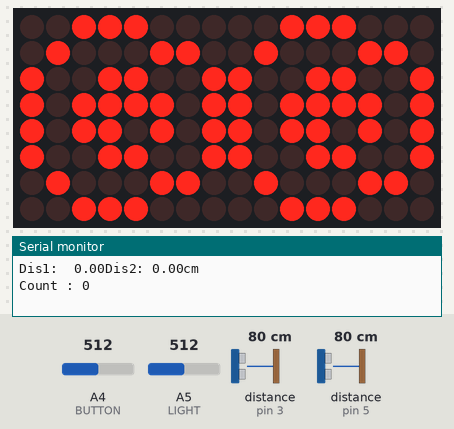
Recording of a sketch running on a simulated Arduino Uno, built with avr-gcc and run on an emulated ATmega328P. Parts: 16×8 LED matrix, the last lines printed to the serial monitor. The test bench sets the inputs (shaded band); at power-on: distance to the obstacle (sensors on pin 3, pin 5) 80 cm, A4 (BUTTON) = 512, A5 (LIGHT) = 512. The echo pulse lasts 58.3 µs per cm; random numbers use the default seed unless the sketch sets one.

Above: at 1.2 s.
1.3 s: distance to the obstacle (sensor on pin 3) set to 2 cm
At 4.1 s:
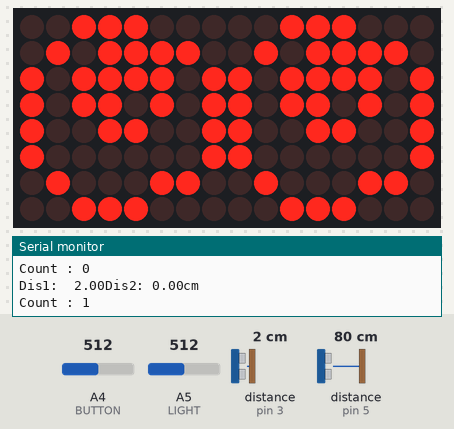
5.5 s: A4 (BUTTON) set to 89
9.7 s: A4 (BUTTON) set to 79
At 10.9 s:
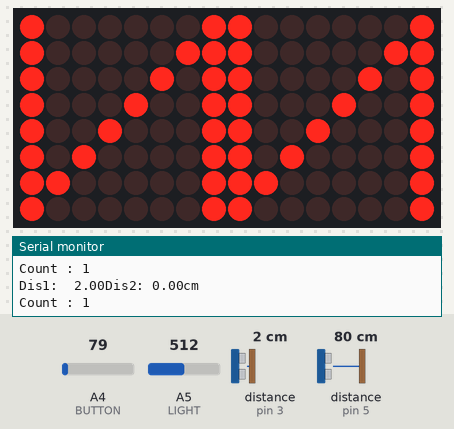
12.0 s: A5 (LIGHT) set to 240
14.3 s: A4 (BUTTON) set to 260
At 16.8 s:
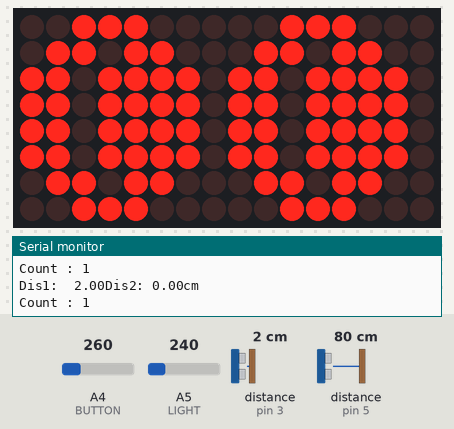
18.0 s: distance to the obstacle (sensor on pin 3) set to 120 cm
At 20.3 s:
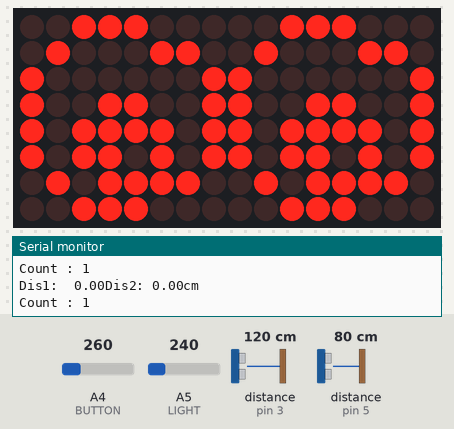
Timing chart, 0 to 21.3 s (numbered marks = the images above; inputs shaded):
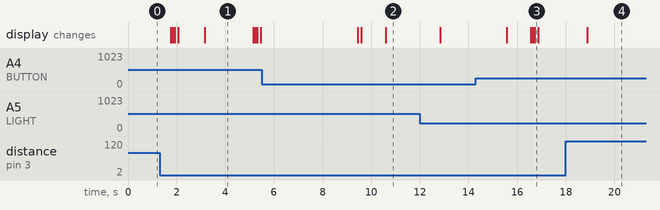

The sketch:

projectFinal.ino
```cpp
#include <MD_MAX72xx.h> // We use this to control the 8x8 LED matrix Displays - You'll need to install this library from the library manager if you donb't already have it.
#include <NewPing.h> // We use NewPing to control the Ultrasonic Sensors - You'll need to install this library from the library manager if you donb't already have it.

// define pins attached to LED matrix display 1
#define  CLK_PIN   13  // We are using hardware SPI - make sure you have connected the CLK pin to the hardware CLK pin on your device
#define DATA_PIN  11  // We are using hardware SPI - make sure you have connected the MOSI pin to the hardware MOSI pin on your device
#define CS_PIN    10  // Chip Select pin
#define  MAX_DEVICES 2 // number of displays - we need 2, one for each eye

#define BUTTON A4 // We use Analogue pin 5 to read the light value from the LDR
#define LIGHT A5 // We use Analogue pin 5 to read the light value from the LDR

// We are using hardware SPI which automatically
MD_MAX72XX mx = MD_MAX72XX(CS_PIN, MAX_DEVICES); // Initialise the 2 Matrix displays

#define  t1  2  // Trigger pin on Ultrasonic Sensor 1
#define  e1  3  // Echo pin on Ultrasonic Sensor 1
#define  t2  4  // Trigger pin on Ultrasonic Sensor 2
#define  e2  5  // Echo pin on Ultrasonic Sensor 2
#define maxDist 400 // the max distance for the ultrasonic pulse
#define maxDist2 30
boolean disBackToZero = false;
boolean eyeZisactive = false;
int count = 0;

NewPing eyeR(t2, e2, maxDist ); // Initialise Ultrasonic sensor 2
NewPing eyeL(t1, e1, maxDist ); // Initialise Ultrasonic sensor 1
NewPing eyeR2(t2, e2, maxDist2 ); // Initialise Ultrasonic sensor 2
NewPing eyeL2(t1, e1, maxDist2 ); // Initialise Ultrasonic sensor 1


// We track the current state of the system with this integer variable, this way after a blink, we can out the eyes back to looking at the last direction they were in
// Possible states are:
// 0: Looking forward
// 1: Looking Right
// 2: Looking Left
int currentState = -1;

// We store the time and distance for the pings for each Ultrasonic sensor in these variables
long duration1, duration2;
int distance1, distance2;
double dis1, dis2;

// We want the blink to be randomly inserted into the cycle
float nextBlink = millis() + 1000;

// We store the current light intensity in this variable
float lightAmount = 0;
float lightBtnAmount = 0;

uint8_t eye_forward[COL_SIZE] =
{
  0b00111100,
  0b01000010,
  0b01011010,
  0b10101101,
  0b10111101,
  0b10011001,
  0b01000010,
  0b00111100
};

uint8_t eye_right[COL_SIZE] =
{
  0b00111100,
  0b01000010,
  0b01110010,
  0b11011001,
  0b11111001,
  0b10110001,
  0b01000010,
  0b00111100
};

uint8_t eye_left[COL_SIZE] =
{
  0b00111100,
  0b01000010,
  0b01001110,
  0b10010111,
  0b10011111,
  0b10001101,
  0b01000010,
  0b00111100
};

uint8_t eye_blink[COL_SIZE] =
{
  0b00000000,
  0b00111100,
  0b01111110,
  0b11111111,
  0b10111101,
  0b11000011,
  0b01111110,
  0b00111100
};

uint8_t eye_z[COL_SIZE] =
{
  0b11111111,
  0b00000010,
  0b00000100,
  0b00001000,
  0b00010000,
  0b00100000,
  0b01000000,
  0b11111111,
};

void setup()
{
  // Initialise the Matrix Display library
  mx.begin();
  Serial.begin(9600);
  // Set the pin modes for Ultrasonic sensor 1
  pinMode( t1, OUTPUT );
  pinMode( e1, INPUT );

  // Set the pin modes for Ultrasonic sensor 2
  pinMode( t2, OUTPUT );
  pinMode( e2, INPUT );

  // Set each trigger pin on the Ultrasonic sensors to start at LOW
  digitalWrite( t1, LOW );
  digitalWrite( t2, LOW );

  // Set the pin mode for the LDR to be an INPUT
  pinMode( BUTTON, INPUT );
  pinMode( LIGHT, INPUT );

  // Start with the eyes looking forward
  ShowEye_Forward();
  currentState = 0;
}

void loop()
{
  // read in the current light level
  lightAmount = analogRead( LIGHT );
  // make sure the light value is within the range of the Max Intensity of the displays
  lightAmount = ( lightAmount / 255 ) * MAX_INTENSITY;
  // set the intensity
  mx.control(MD_MAX72XX::INTENSITY, lightAmount );

  // read in the current light button level
  lightBtnAmount = analogRead( BUTTON );
  // make sure the light value is within the range of the Max Intensity of the displays
  lightBtnAmount = ( lightBtnAmount / 255 ) * MAX_INTENSITY;
  // set eye z boolean to true
  if (lightBtnAmount < 5)
    eyeZisactive = true;


  // Ping the Left eye with a recursion of 5
  distance1 = eyeL.ping_median( 5 );
  dis1 = eyeL2.ping_cm();
  // Delay 500ms before we ping the right eye, so we don't get conflicting results
  delay(500);
  // Ping the Right eye with recursion of 5
  distance2 = eyeR.ping_median( 5 );
  dis2 = eyeR2.ping_cm();

  // Count
  if (!eyeZisactive) {
    if (dis1 == 0) {
      disBackToZero = true;
    }

    if (dis1 > 0 && disBackToZero == true) {
      delay(100);
      count++;
      disBackToZero = false;
    }
  }


  // Check to see if it's time to try to insert a blink
  if ( nextBlink < millis() && eyeZisactive == false)
  {
    // Set the next blink time to be a random time between now + 2 seconds and 10 seconds
    nextBlink = millis() + random(2000, 10000);

    // Now we need to decide if this blink is a single blink, or a double blink
    // Pick a random number between 1 and 13 and if it is less than or equal to 6, it's going to be a double blink
    if ( random(1, 13) <= 6 )
      ShowEye_Blink_Dbl();
    else
      ShowEye_Blink();

    // Pause for 250ms to ensure the blink can happen before we go back to looking around
    delay(250);

    // Exit this itterartion of loop90 early.
    return;
  }

  // We need to work out if the difference between the distances of each ultrasonic sensors detected item is less than 15
  // or if both distances are 0, meaning nothing was detected
  // If this condition is met, then make the eyes look forward
  float difference = ( distance2 - distance1 );
  if (eyeZisactive) {
    ShowEye_Z();
    eyeZisactive = false;
  }
  else if ( abs( difference ) < 250 || (distance1 == 0 && distance2 == 0 ))
  {
    ShowEye_Forward();
    currentState = 0;
  }
  // Now if distance1 is greater than distance2 and distance1 is also greater than 0, then we want to look right
  else if ( distance2 < distance1 && distance1 > 0)
  {
    ShowEye_Right();
    currentState = 1;
  }
  // Now if distance2 is greater than distance1 and distance2 is also greater than 0, then we want to look left
  else if ( distance1 < distance2 && distance2 > 0)
  {
    ShowEye_Left();
    currentState = 2;
  }

  Serial.print("Dis1: ");
  Serial.print(" ");
  Serial.print(dis1);
  Serial.print("Dis2: ");
  Serial.print(dis2);
  Serial.println("cm");
  Serial.print("Count : ");
  Serial.println(count);
  // delay the loop for 250ms to ensure the eyes have time to display correctly
  delay(250);
}


/***************************************/
/************ MAX7219 Stuff ************/
/***************************************/

void ShowEye_Z()
{
  // Clear the displays
  mx.clear();
  // Set the current display brightness
  mx.control(MD_MAX72XX::INTENSITY, lightAmount );

  // Loop through each row of the displays
  for (uint8_t row = 0; row < ROW_SIZE; row++)
  {
    // Set the colums of the display 1
    mx.setColumn(row, eye_z[row]);
    // Set the colums of the display 2
    mx.setColumn(row + 8, eye_z[row]);
  }
}

void ShowEye_Right()
{
  // Clear the displays
  mx.clear();
  // Set the current display brightness
  mx.control(MD_MAX72XX::INTENSITY, lightAmount );

  // Loop through each row of the displays
  for (uint8_t row = 0; row < ROW_SIZE; row++)
  {
    // Set the colums of the display 1
    mx.setColumn(row, eye_right[row]);
    // Set the colums of the display 2
    mx.setColumn(row + 8, eye_right[row]);
  }
}

void ShowEye_Left()
{
  // Clear the displays
  mx.clear();
  // Set the current display brightness
  mx.control(MD_MAX72XX::INTENSITY, lightAmount );

  // Loop through each row of the displays
  for (uint8_t row = 0; row < ROW_SIZE; row++)
  {
    // Set the colums of the display 1
    mx.setColumn(row, eye_left[row]);
    // Set the colums of the display 2
    mx.setColumn(row + 8, eye_left[row]);
  }
}


void ShowEye_Forward()
{
  // Clear the displays
  mx.clear();
  // Set the current display brightness
  mx.control(MD_MAX72XX::INTENSITY, lightAmount );

  // Loop through each row of the displays
  for (uint8_t row = 0; row < ROW_SIZE; row++)
  {
    // Set the colums of the display 1
    mx.setColumn(row, eye_forward[row]);
    // Set the colums of the display 2
    mx.setColumn(row + 8, eye_forward[row]);
  }
}

void ShowEye_Blink()
{
  // Clear the displays
  mx.clear();
  // Set the current display brightness
  mx.control(MD_MAX72XX::INTENSITY, lightAmount );

  // Loop through each row of the displays
  for (uint8_t row = 0; row < ROW_SIZE; row++)
  {
    // Set the colums of the display 1
    mx.setColumn(row, eye_blink[row]);
    // Set the colums of the display 2
    mx.setColumn(row + 8, eye_blink[row]);
  }

  // Hold the blink for 150ms
  delay(150);

  // Put the state of the eyes back to what they were
  if ( currentState == 0 )
    ShowEye_Forward();
  else if ( currentState == 1 )
    ShowEye_Right();
  else if ( currentState == 2 )
    ShowEye_Left();

}

void ShowEye_Blink_Dbl()
{
  // Clear the displays
  mx.clear();
  // Set the current display brightness
  mx.control(MD_MAX72XX::INTENSITY, lightAmount );

  // Loop through each row of the displays
  for (uint8_t row = 0; row < ROW_SIZE; row++)
  {
    // Set the colums of the display 1
    mx.setColumn(row, eye_blink[row]);
    // Set the colums of the display 2
    mx.setColumn(row + 8, eye_blink[row]);
  }

  // Wait 75ms
  delay(75);

  // Put the state of the eyes back to what they were - briefly
  if ( currentState == 0 )
    ShowEye_Forward();
  else if ( currentState == 1 )
    ShowEye_Right();
  else if ( currentState == 2 )
    ShowEye_Left();

  // Wait 75ms
  delay(75);

  // Blink the eyes
  ShowEye_Blink();
}
```

Measured:
- the behaviour switches between 85 and 84 on A4 (BUTTON) (found by bisection; images 1 and 2)
- after the input at 9.7 s, the display: changes after 0.89 s (image 2)
- after the input at 14.3 s, the display: first changes after 1.3 s (image 3 shows a later state)
- after the input at 18.0 s, the display: changes after 0.88 s (image 4)
- what the display in image 1 shows lasts 2.0 s, from 3.2 s to 5.2 s
